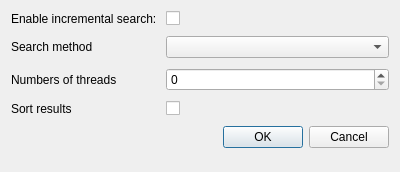
<?xml version="1.0" encoding="UTF-8"?>
<ui version="4.0">
 <class>Dialog</class>
 <widget class="QDialog" name="Dialog">
  <property name="windowModality">
   <enum>Qt::WindowModal</enum>
  </property>
  <property name="geometry">
   <rect>
    <x>0</x>
    <y>0</y>
    <width>400</width>
    <height>172</height>
   </rect>
  </property>
  <property name="contextMenuPolicy">
   <enum>Qt::NoContextMenu</enum>
  </property>
  <property name="windowTitle">
   <string>Dialog</string>
  </property>
  <property name="modal">
   <bool>true</bool>
  </property>
  <layout class="QFormLayout" name="formLayout">
   <property name="fieldGrowthPolicy">
    <enum>QFormLayout::AllNonFixedFieldsGrow</enum>
   </property>
   <property name="labelAlignment">
    <set>Qt::AlignLeading|Qt::AlignLeft|Qt::AlignVCenter</set>
   </property>
   <property name="formAlignment">
    <set>Qt::AlignLeading|Qt::AlignLeft|Qt::AlignTop</set>
   </property>
   <property name="verticalSpacing">
    <number>10</number>
   </property>
   <item row="4" column="0">
    <widget class="QLabel" name="label">
     <property name="text">
      <string>Enable incremental search: </string>
     </property>
    </widget>
   </item>
   <item row="4" column="1">
    <widget class="QCheckBox" name="checkBox">
     <property name="text">
      <string/>
     </property>
    </widget>
   </item>
   <item row="5" column="0">
    <widget class="QLabel" name="label_2">
     <property name="text">
      <string>Search method</string>
     </property>
    </widget>
   </item>
   <item row="5" column="1">
    <widget class="QComboBox" name="comboBox"/>
   </item>
   <item row="6" column="0">
    <widget class="QLabel" name="label_3">
     <property name="text">
      <string>Numbers of threads</string>
     </property>
    </widget>
   </item>
   <item row="6" column="1">
    <widget class="QSpinBox" name="spinBox"/>
   </item>
   <item row="8" column="1">
    <widget class="QDialogButtonBox" name="buttonBox">
     <property name="orientation">
      <enum>Qt::Horizontal</enum>
     </property>
     <property name="standardButtons">
      <set>QDialogButtonBox::Cancel|QDialogButtonBox::Ok</set>
     </property>
    </widget>
   </item>
   <item row="7" column="1">
    <widget class="QCheckBox" name="checkBox_2">
     <property name="text">
      <string/>
     </property>
    </widget>
   </item>
   <item row="7" column="0">
    <widget class="QLabel" name="label_4">
     <property name="text">
      <string>Sort results</string>
     </property>
    </widget>
   </item>
  </layout>
 </widget>
 <resources/>
 <connections>
  <connection>
   <sender>buttonBox</sender>
   <signal>accepted()</signal>
   <receiver>Dialog</receiver>
   <slot>accept()</slot>
   <hints>
    <hint type="sourcelabel">
     <x>248</x>
     <y>254</y>
    </hint>
    <hint type="destinationlabel">
     <x>157</x>
     <y>274</y>
    </hint>
   </hints>
  </connection>
  <connection>
   <sender>buttonBox</sender>
   <signal>rejected()</signal>
   <receiver>Dialog</receiver>
   <slot>reject()</slot>
   <hints>
    <hint type="sourcelabel">
     <x>316</x>
     <y>260</y>
    </hint>
    <hint type="destinationlabel">
     <x>286</x>
     <y>274</y>
    </hint>
   </hints>
  </connection>
 </connections>
</ui>
